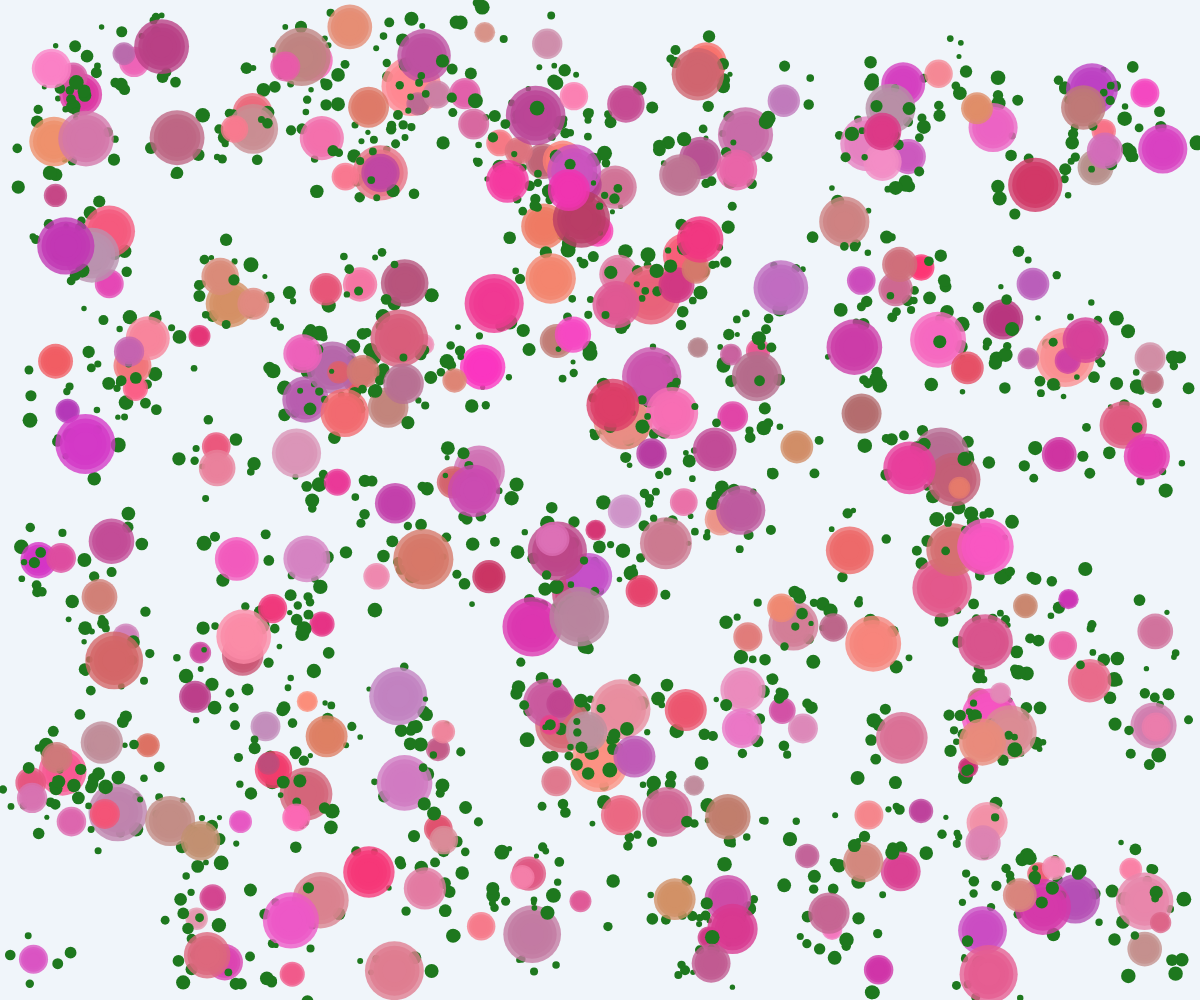
Frame 1 (no input)
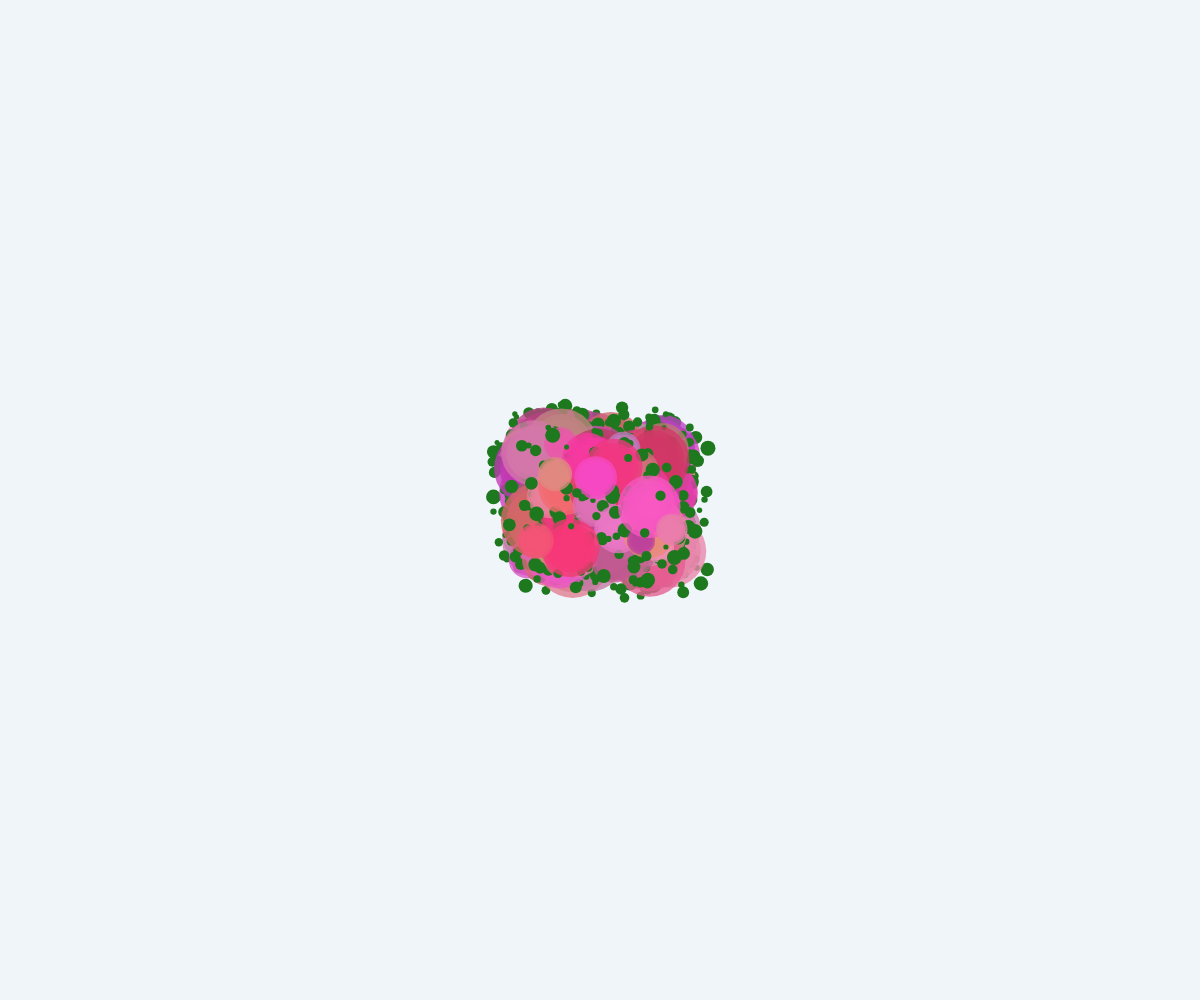
Frame 60 (no input)
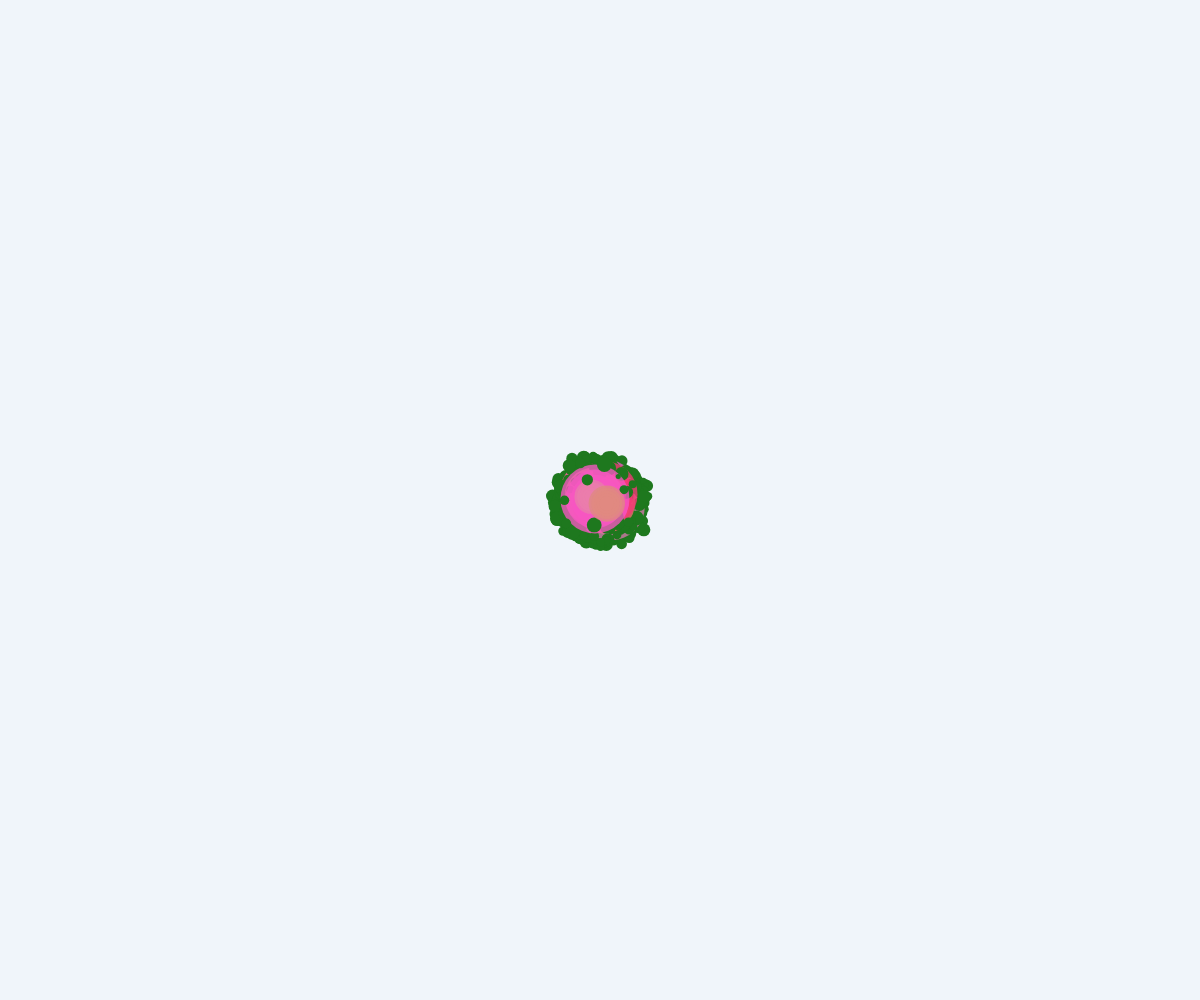
Frame 120 (the mouse pressed at the canvas centre since frame 60)

The p5.js sketch that drew these frames (run headless with seeded random() and noise() and a simulated clock; from frame 60 on, the mouse is pressed at the canvas centre):

// p5.js sketch
// ── sketch.js
let blooms = [];
let springiness = 0.05;
let dragForce = 0.1;
let cursorX = 0;
let cursorY = 0;
let isDragging = false;

class Bloom {
  constructor(x, y) {
    this.x = x;
    this.y = y;
    this.size = random(20, 60);
    this.color = color(random(180, 255), random(50, 150), random(100, 200), 200);
    this.originalColor = this.color;
    this.vx = 0;
    this.vy = 0;
    this.pulse = 0;
    this.pulseSpeed = random(0.01, 0.03);
    this.pulseDirection = 1;
    this.foliage = [];
    this.initFoliage();
  }

  initFoliage() {
    for (let i = 0; i < 5; i++) {
      this.foliage.push({
        angle: random(TWO_PI),
        distance: random(20, 40),
        size: random(5, 15)
      });
    }
  }

  update() {
    // Apply springiness to floating motion
    let dx = (windowWidth / 2 - this.x) * springiness;
    let dy = (windowHeight / 2 - this.y) * springiness;

    this.vx += dx;
    this.vy += dy;

    // Add some random motion
    this.vx += random(-0.1, 0.1);
    this.vy += random(-0.1, 0.1);

    // Apply velocity to position
    this.x += this.vx;
    this.y += this.vy;

    // Dampen velocity
    this.vx *= 0.95;
    this.vy *= 0.95;

    // Pulsing effect
    this.pulse += this.pulseSpeed * this.pulseDirection;
    if (this.pulse > 1 || this.pulse < 0) {
      this.pulseDirection *= -1;
    }

    // Boundary check and bounce
    if (this.x < 0 || this.x > windowWidth) {
      this.vx *= -0.8;
      this.x = constrain(this.x, 0, windowWidth);
    }
    if (this.y < 0 || this.y > windowHeight) {
      this.vy *= -0.8;
      this.y = constrain(this.y, 0, windowHeight);
    }

    // Drag interaction
    let d = dist(cursorX, cursorY, this.x, this.y);
    if (isDragging && d < 150) {
      let angle = atan2(this.y - cursorY, this.x - cursorX);
      let force = map(d, 0, 150, 3, 0);
      this.vx += cos(angle) * force * dragForce;
      this.vy += sin(angle) * force * dragForce;
    }
  }

  display() {
    push();
    translate(this.x, this.y);

    // Draw foliage
    for (let f of this.foliage) {
      let fx = cos(f.angle) * f.distance;
      let fy = sin(f.angle) * f.distance;
      fill(30, 120, 30);
      noStroke();
      ellipse(fx, fy, f.size, f.size);
    }

    // Draw bloom with pulsing effect
    let pulseSize = this.size * (1 + this.pulse * 0.3);
    fill(this.originalColor);
    noStroke();

    // Draw multiple layers for organic feel
    for (let i = 0; i < 5; i++) {
      let layerSize = pulseSize * (1 - i * 0.15);
      ellipse(0, 0, layerSize, layerSize);
    }

    pop();
  }
}

function setup() {
  createCanvas(windowWidth, windowHeight);
  noStroke();

  // Create initial blooms
  for (let i = 0; i < 300; i++) {
    let x = random(width);
    let y = random(height);
    blooms.push(new Bloom(x, y));
  }
}

function draw() {
  background(240, 245, 250);

  // Update and display all blooms
  for (let bloom of blooms) {
    bloom.update();
    bloom.display();
  }

  // Reset drag state after a few frames to avoid continuous interaction
  if (isDragging) {
    isDragging = false;
  }
}

function mousePressed() {
  cursorX = mouseX;
  cursorY = mouseY;
  isDragging = true;
}

function windowResized() {
  resizeCanvas(windowWidth, windowHeight);
}
